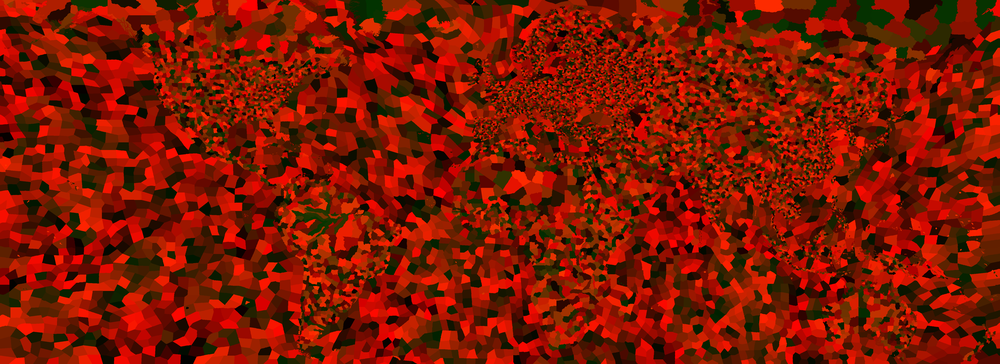
#> input picture province_id.png, 1000 x 364 px, shrunk from 5632 x 2048 before the run
$ python build_states.py
#> lines starting #> are read from the running program, lines starting #| are printed output that depends on the picture
import json
import numpy as np
from PIL import Image

print("Loading data.json...")
with open("data.json", "r", encoding="utf-8") as f:
#> (reads data.json from the repository)
    prov_data = json.load(f)

print("Loading province_id.png...")
prov_img = Image.open('province_id.png').convert('RGB')
prov_arr = np.array(prov_img)
prov_map = prov_arr[:,:,0].astype(np.int32) + (prov_arr[:,:,1].astype(np.int32) << 8) + (prov_arr[:,:,2].astype(np.int32) << 16)
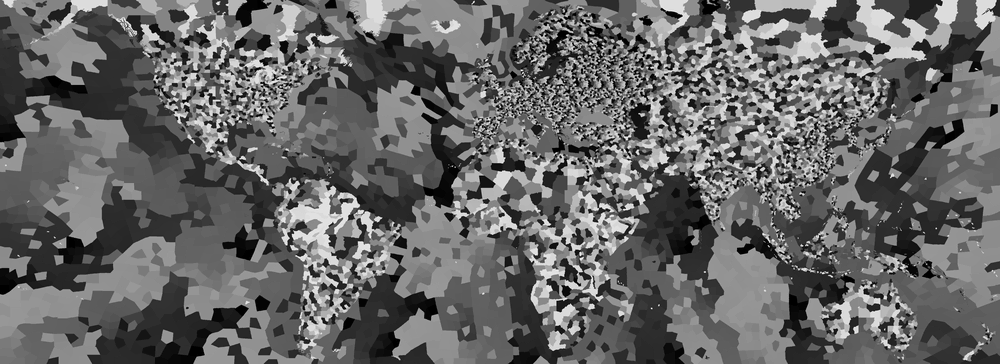
#> prov_map: shape (364, 1000) int32; min 0, max 15095, mean 6078.3; drawn with min black and max white

state_data = {}
prov_to_state = {0: 0} # 0 is edge or unknown

conflicts = 0
for pid_str, info in prov_data.items():
    pid = int(pid_str)
    ptype = info.get("type")
    if ptype in ("sea", "lake"):
        prov_to_state[pid] = 0
    else:
        sid = info.get("state")
        if sid is None:
            prov_to_state[pid] = 0
            continue

        prov_to_state[pid] = sid
        owner = info.get("owner", "")

        if sid not in state_data:
            state_data[sid] = {"owner": set()}

        if owner:
            state_data[sid]["owner"].add(owner)

# Resolve sets to strings
print("Checking for conflicting owners...")
for sid, info in state_data.items():
    owners = info["owner"]
    if len(owners) > 1:
        conflicts += 1
        print(f"State {sid} has multiple owners: {owners}")
        info["owner"] = ", ".join(sorted(list(owners)))
    elif len(owners) == 1:
        info["owner"] = next(iter(owners))
    else:
        info["owner"] = "None"

print(f"Found {conflicts} states with conflicting owners.")

print("Saving states.json...")
with open("states.json", "w", encoding="utf-8") as f:
    json.dump(state_data, f, indent=2)

print("Generating state_id.png...")
# Map prov_map to state_map
# Create a vectorized lookup
max_pid = np.max(prov_map)
#> max_pid = 15095
lookup = np.zeros(max_pid + 1, dtype=np.int32)
#> lookup = 15096 values from 0 to 0
for pid, sid in prov_to_state.items():
    if pid <= max_pid:
        lookup[pid] = sid
#> after the loop, lookup = 15096 values, max 1081 at index 2211, min 0 at index 0, mean 324.7

state_map = lookup[prov_map]
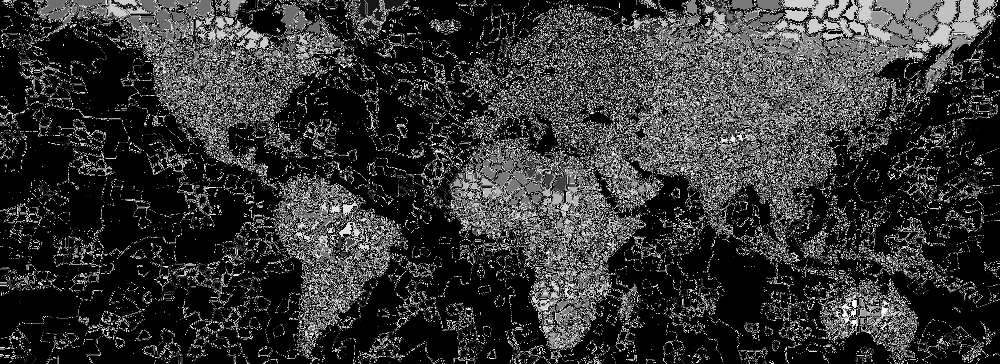
#> state_map: shape (364, 1000) int32; min 0, max 1081, mean 223; drawn with min black and max white

state_img_arr = np.zeros((state_map.shape[0], state_map.shape[1], 4), dtype=np.uint8)
state_img_arr[:,:,0] = state_map & 0xFF
state_img_arr[:,:,1] = (state_map >> 8) & 0xFF
state_img_arr[:,:,2] = (state_map >> 16) & 0xFF
state_img_arr[:,:,3] = 255
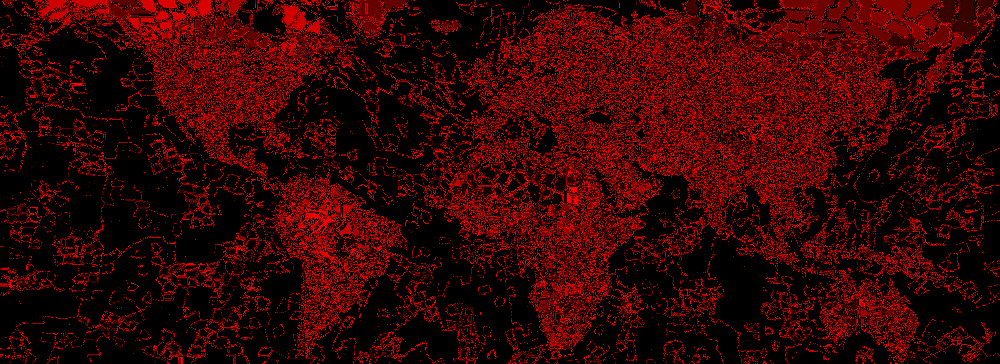
#> state_img_arr: shape (364, 1000, 4); mean of channels 0, 1, 2, 3 51.4, 0.7, 0, 255; drawn as R, G, B

state_img = Image.fromarray(state_img_arr, 'RGBA')
state_img.save("state_id.png")
print("Done!")
